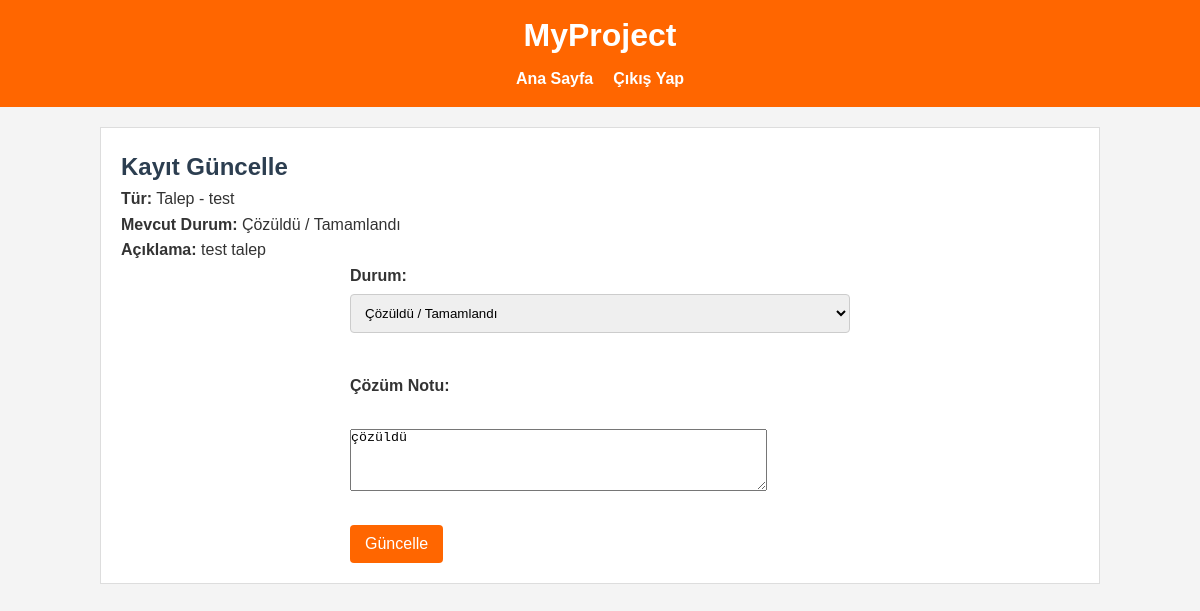
Screenshot of /requests/update/1/ (signed in) with the database file from the repository.
### core/models.py (models this page shows, shortened)
class CustomerRequest(models.Model):
    REQUEST_TYPE_CHOICES = (
        ('talep', 'Talep'),
        ('istek', 'İstek'),
        ('sikayet', 'Şikayet'),
    )
    REQUEST_STATUS_CHOICES = (
        ('pending', 'Çözülmedi / Beklemede'),
        ('in_progress', 'İşlemde'),
        ('resolved', 'Çözüldü / Tamamlandı'),
    )
    customer = models.ForeignKey('Customer', on_delete=models.CASCADE, related_name='requests')
    representative = models.ForeignKey(User, on_delete=models.SET_NULL, null=True, blank=True)
    request_type = models.CharField(max_length=20, choices=REQUEST_TYPE_CHOICES)
    title = models.CharField(max_length=200)
    description = models.TextField()
    status = models.CharField(
        max_length=20, choices=REQUEST_STATUS_CHOICES,
        default='pending', verbose_name='Durum'
    )
    solution = models.TextField(blank=True, null=True, verbose_name='Çözüm Notu')
    resolved_at = models.DateTimeField(blank=True, null=True, verbose_name='Çözülme Tarihi')
    created_at = models.DateTimeField(auto_now_add=True)
    updated_at = models.DateTimeField(auto_now=True)

### core/views.py (the view)
# urls.py: path('requests/update/<int:req_id>/', views.update_request, name='update_request'),
@login_required
def update_request(request, req_id):
    customer_request = get_object_or_404(CustomerRequest, id=req_id)
    if request.method == 'POST':
        new_status = request.POST.get('status')
        new_solution = request.POST.get('solution')
        if new_status in ['pending', 'in_progress', 'resolved']:
            customer_request.status = new_status
            if new_status == 'resolved':
                customer_request.resolved_at = timezone.now()
            else:
                customer_request.resolved_at = None
        customer_request.solution = new_solution
        customer_request.save()
        return redirect('list_requests')
    else:
        return render(request, 'core/update_request.html', {
            'request_obj': customer_request
        })

### core/templates/core/update_request.html (shortened to what this page needs)
{% extends 'core/base.html' %}
{% block content %}
<h2>Kayıt Güncelle</h2>
<p><strong>Tür:</strong> {{ request_obj.get_request_type_display }} - {{ request_obj.title }}</p>
<p><strong>Mevcut Durum:</strong> {{ request_obj.get_status_display }}</p>
<p><strong>Açıklama:</strong> {{ request_obj.description }}</p>
<form method="POST">
  <label for="status">Durum:</label>
  <select name="status" id="status">
    <option value="resolved" {% if request_obj.status == 'resolved' %}selected{% endif %}>Çözüldü / Tamamlandı</option>
  </select>
  <br><br>
  <label for="solution">Çözüm Notu:</label><br>
  <textarea name="solution" id="solution" rows="4" cols="50">{% if request_obj.solution %}{{ request_obj.solution }}{% endif %}</textarea>
  <br><br>
  <button type="submit" class="btn">Güncelle</button>
</form>
{% endblock %}

### core/static/core/css/style.css (style rules this page uses)
* { margin: 0; padding: 0; box-sizing: border-box; }
body { font-family: Arial, sans-serif; line-height: 1.6; background-color: #f4f4f4; color: #333; padding: 20px; }
button, .btn { background-color: #ff6600; color: #fff; border: none; padding: 10px 15px; cursor: pointer; border-radius: 4px; font-size: 1em; transition: background-color 0.3s ease; }
form { max-width: 500px; margin: auto; }
form input[type="text"], form input[type="password"], form select { width: 100%; padding: 10px; margin-bottom: 15px; border: 1px solid #ccc; border-radius: 4px; }
form label { margin-bottom: 5px; display: block; font-weight: bold; }

### core/templates/core/base.html (style rules this page uses)
body { font-family: 'Arial', sans-serif; margin: 0; padding: 0; background-color: #f4f4f4; color: #333; }
h2 { color: #2c3e50; }

### rows the page displays
CustomerRequest: request_type "Talep", title "test", status "Çözüldü / Tamamlandı", description "test talep", solution "çözüldü"
